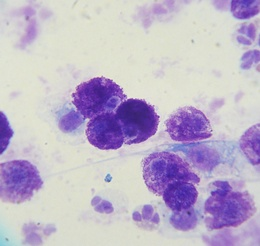
%> input picture cell boundary detection and cell type classification/examples/tumor.jpg, 260 x 246 px, shrunk from 1209 x 1143 before the run
$ octave cellboundary.m   (GNU Octave 9; MATLAB toolbox functions it lacks are replaced by stand-ins)
%> lines starting %> are read from the running program, lines starting %| are printed output that depends on the picture; in (x1, y1, x2, y2) boxes, pixels count from 0 and x2, y2 are one past the last pixel; in counts of white or black regions, pixels touching at a corner belong together; the program's own positions count from 1
### cell boundary detection and cell type classification/dbscan.m
function [ Y, k ] = dbscan( X, r, n )
%UNTITLED2 Summary of this function goes here
%   Detailed explanation goes here
    temp=X;
    for i=1:size(temp)
       temp(i, 3)=-3;
    end
    for i=1:size(temp)
        count=0;
        for j=1:size(temp)
            if within(temp(j,1), temp(j,2), temp(i,1), temp(i,2), r)
               count=count+1;
            end
        end
        if count-1>=n;
            temp(i,3)=0;
        else
            temp(i,3)=-2;
        end
    end

    for i=1:size(temp)
        if temp(i,3)~=0;
        contain=false;
        for j=1:size(temp)
            if temp(j,3)==0
                if within(temp(j,1), temp(j,2), temp(i,1), temp(i,2), r)
                	contain=true;
                end
            end
        end
        if contain;
            temp(i,3)=-1;
        end
        end
    end

    %%%%%%%%%%%%%%%%part2
    lable=0;
    for i=1:size(temp)
        if temp(i,3)>=0
            if temp(i,3)==0
                lable=lable+1;
                temp(i,3)=lable;

            %%%%%%%%%%%%
            tempcount=0;
            tempcount0=-1;
            while tempcount~=tempcount0
            tempcount0=tempcount;

            for k=1:size(temp)
                if temp(k,3)==lable
                    for j=1:size(temp)
                        if within(temp(j,1), temp(j,2), temp(k,1), temp(k,2), r) && temp(k,3)~=temp(j,3)
                            if temp(j,3)==0 || temp(j,3)==-1
                                temp(j,3)=lable;
                                tempcount=tempcount+1;
                            end
                        end
                    end
                end
            end


            end
            %%%%%%%%%%%%%%%%
            end
        end
    end
    k=lable;
    Y=temp;
end

### cell boundary detection and cell type classification/cellboundary.m
clear all; close all; clc

RGB=imread('tumor.jpg');
%> RGB is the input picture: size 246x260x3 uint8; mean R, G, B 190.7, 180, 201.4

imwrite(RGB,'stemcell.png');
RGB=imread('stemcell.png');
figure;
imshow(RGB);
A=rgb2gray(RGB);
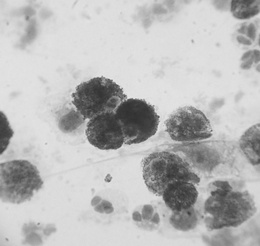
%> A: size 246x260 uint8; min 48, max 234, mean 185.7

grid=5;
limit=0.5;
% [39 lines of commented-out code are left out]
  %%%%%%%%%%%%%%%%%%%%%%%%%%%%%%%%%%%%%%%%%%%%%%%%%%%%%%
  %%%%%%%%%%%%%%%%%%%%%%%%%%%%%%%%%%%%%%%%%%%%%%%%%%%%%

  sizea=size(A);
%> sizea = [246 260]
  m=floor(sizea(1,1)/grid);
%> m = 49
  n=floor(sizea(1,2)/grid);
%> n = 52
  C=zeros(m,n);
  for i=1:m
      for j=1:n
          B=A((i-1)*grid+1:i*grid, (j-1)*grid+1:j*grid );
          FB = fft2(B);
          FB = fftshift(FB); % Center FFT
          FB = abs(FB); % Get the magnitude
          FB = log(FB+1); % Use log, for perceptual scaling, and +1 since log(0) is undefined
         % FB = mat2gray(FB); % Use mat2gray to scale the image between 0 and 1
          C(i,j)=weight(FB, grid);
      end
  end
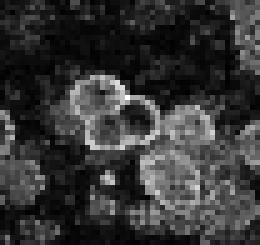
%> C: size 49x52 double (shown 5 times larger); min 12.11, max 553.9, mean 126.2; drawn with min black and max white

 figure;
 colormap('hot');   % set colormap
 imagesc(C);        % draw image and scale colormap to values range
 colorbar;          % show color scale
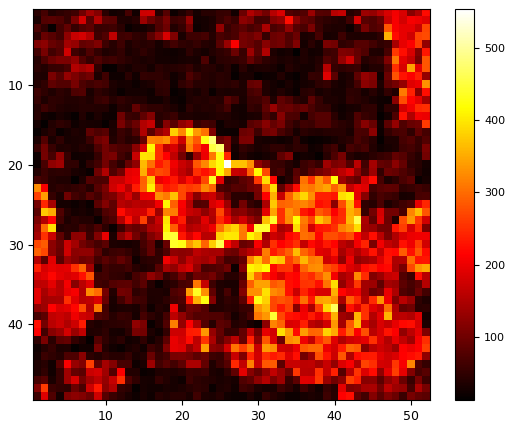
%> figure redrawn from the program's plot data
 % [21 lines of commented-out code are left out]

 %%%%%%%%%%%%threshhold
l=max(max(C));
%> l = 553.9
threshhold=limit*l;
%> threshhold = 277
  for i=1:m
      for j=1:n
        if(C(i,j)<threshhold)
            C(i,j)=0;
        else
            C(i,j)=1;
        end

      end
  end
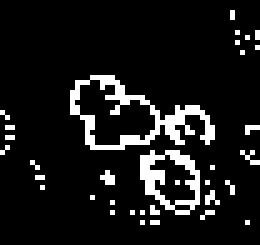
%> C: size 49x52 double (shown 5 times larger); values 0 (black) and 1 (white), 9.9% white in thin lines or dots, all inside (x1, y1, x2, y2) = (0, 2, 52, 45)

 figure;
 colormap('hot');   % set colormap
 imagesc(C);        % draw image and scale colormap to values range
 colorbar;

 %%%%%%%%%%%%%%%%%%noize removal
   count=0;

  for i=1:m
      for j=1:n
       if(C(i,j)==1)
           count=count+1;
           X(count,1)=j;
           X(count,2)=m-i+1;
       end

      end
  end
%> after the loop, X = 253 rows, first 12: [47 47; 47 46; 48 43; 52 43; 50 42; 52 42; 48 41; 52 40; 49 39; 19 34; 20 34; 21 34]; count = 253
  figure;
%Atemp=X(:,2);
%Atemp=Atemp(end:-1:1);
%X(:,2)=Atemp;
set(gca,'YDir','reverse');
plot(X(:,1),X(:,2), '*');
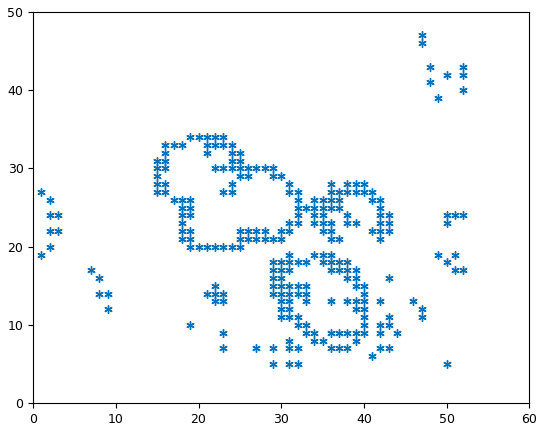
%> figure redrawn from the program's plot data

%%%%%%%%%%%%%%%%%%%%%%%part 3
%DBSCAN
[Y, kc]=dbscan( X, 5, 9 );
%> in dbscan, `temp=X;`: temp has the same summary as X outside dbscan
%> after the loop in dbscan, `for i=1:size(temp)`: temp = 253 rows, first 12: [47 47 -3; 47 46 -3; 48 43 -3; 52 43 -3; 50 42 -3; 52 42 -3; 48 41 -3; 52 40 -3; 49 39 -3; 19 34 -3; 20 34 -3; 21 34 -3]
%> after the loop in dbscan, `for i=1:size(temp)`: temp = 253 rows, first 12: [47 47 -2; 47 46 -2; 48 43 -2; 52 43 -2; 50 42 -2; 52 42 -2; 48 41 -2; 52 40 -2; 49 39 -2; 19 34 0; 20 34 0; 21 34 0]
%> the loop in dbscan, `for i=1:size(temp)` made 253 passes
%> lable on pass 10: 1
%> after the loop in dbscan, `for i=1:size(temp)`: temp = 253 rows, first 12: [47 47 -2; 47 46 -2; 48 43 -2; 52 43 -2; 50 42 -2; 52 42 -2; 48 41 -2; 52 40 -2; 49 39 -2; 19 34 1; 20 34 1; 21 34 1]; tempcount = 211
%> in dbscan, `k=lable;`: k = 1
%> in dbscan, `Y=temp;`: Y has the same summary as temp
%> Y has the same summary as temp in dbscan; kc = 1
figure;
plot(Y(:,1),Y(:,2), '*');
%interest
interest=2
%%%%%%%
figure;
hold on;
kc
%> kc = 1
for kss=1:kc
count=0;
plotk=kss;
for i=1:size(Y)
      if Y(i,3)==plotk
          count=count+1;
          kdata(count,1)=Y(i,1);
          kdata(count,2)=Y(i,2);
          if Y(i,3)==interest
               Z(count,1)=Y(i,1);
               Z(count,2)=Y(i,2);
          end
      end
end

plot(kdata(:,1),kdata(:,2), '*');
axis([0,250,0,250]);
clearvars kdata;
end
%> this loop made 1 pass
%> plotk on pass 1: 1
%> pass 1, `axis([0,250,0,250]);`:
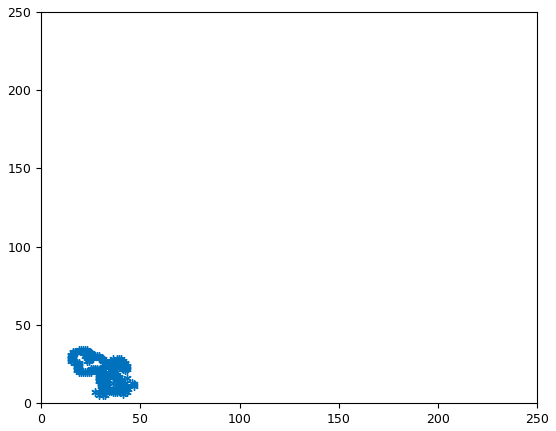
%> figure redrawn from the program's plot data
hold off;

%%%%%%%%%%%%%%%%%%%%%%%%%%%%%%%
x = gallery('uniformdata',[10,1],0);
y = gallery('uniformdata',[10,1],1);
%> (the run ends here)
